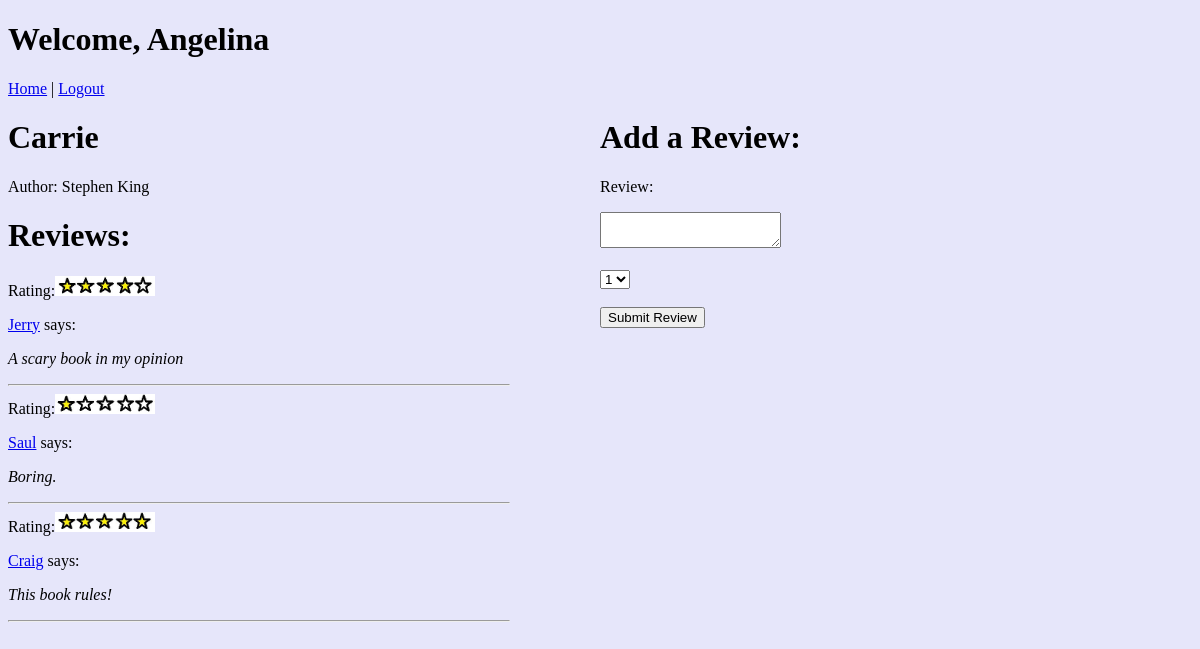
Page /books/19 (signed in) on the committed database.
### dojo_app/models.py (models this page shows)
class User(models.Model):
    first_name = models.CharField(max_length=255)
    alias = models.CharField(max_length=255)
    email = models.EmailField(max_length=255)
    password = models.CharField(max_length=255)
    updated_at = models.DateTimeField(auto_now=True)
    created_at = models.DateTimeField(auto_now_add = True)
    objects = UserManager()

class Book(models.Model):
    title = models.CharField(max_length= 255)
    author = models.CharField(max_length=255)
    created_at = models.DateTimeField(auto_now_add=True)
    updated_at = models.DateTimeField(auto_now=True)
    objects = BookManager()

class Review(models.Model):
    user = models.ForeignKey(User, related_name="reviews", on_delete = models.CASCADE)
    book = models.ForeignKey(Book, related_name="book_reviews", on_delete = models.CASCADE)
    review = models.TextField()
    rating = models.CharField(max_length=10)
    created_at = models.DateTimeField(auto_now_add = True)
    updated_at = models.DateTimeField(auto_now=True)
    objects = ReviewManager()

### dojo_app/views.py (the view)
# urls.py: path('books/<int:id>', views.new_review), #add parameter id
def new_review(request, id):
    if 'user_id' not in request.session:
        return redirect('/')
    this_user = User.objects.filter(id = request.session['user_id'])
    clicked_book = Book.objects.get(id=id)
    all_books = Book.objects.all()
    all_users= User.objects.all()
    context = {
        "current_user" : this_user[0], #grabs from session rather than database to prevent refreshing into login
        "all_users": all_users,
        "clicked_book": clicked_book,
        "all_books": all_books,
        }
    return render(request, "view_and_review.html", context)

### dojo_app/templates/view_and_review.html (shortened to what this page needs)
<!DOCTYPE html>
<html lang = "en">
<head>
    {% load static %}
    <link rel="stylesheet" href="{% static 'background-color.css' %}">
</head>
<body>
    {% load staticfiles %}
    <header id="add-header">
        <h1 id="welcome-add">Welcome, {{ current_user.first_name }}</h1>
        <a id = "" href="/books">Home</a> | <a id = "logout-add" href="/logout">Logout</a>
    </header>
    <div id="all-user-reviews-container">
        <div id="current-book-reviews">
            <h1>{{ clicked_book.title }}</h1>
            <p>Author: {{ clicked_book.author }}</p>
            <h1>Reviews:</h1>
            {% for book in all_books %}
                {% if book.title == clicked_book.title %}
                    {% for review in book.book_reviews.all %}
                            {% if review.rating == "5" %}
                                Rating:<img src="{% static 'five-stars.jpg' %}" alt="5-star" class="image">
                            {% elif review.rating == "4" %}
                                Rating:<img src="{% static 'four-stars.jpg' %}" alt="4-star" class="image">
                            {% elif review.rating == "3" %}
                                Rating:<img src="{% static 'three-stars.jpg' %}" alt="3-star" class="image">
                            {% elif review.rating == "2" %}
                                Rating:<img src="{% static 'two-stars.jpg' %}" alt="2-star" class="image">
                            {% elif review.rating == "1" %}
                                Rating:<img src="{% static 'one-star.jpg' %}" alt="1-star" class="image">
                            {% endif %}
                        <p><a href = "/users/{{ review.user.id }}">{{ review.user.first_name }}</a> says: </p>
                        <p class="italics">{{  review.review }} </p>
                        <hr>
                    {% endfor %}
                {% endif %}
            {% endfor %}
        </div>
        <div id="new-review">
            <h1>Add a Review:</h1>
            <form action="/check_new_review/{{ clicked_book.id }}" method='POST' id="add-form">
                <p id = "review">Review:</p>
                <textarea name="review"></textarea>
                <br><br>
                <select name= "rating">
                    <option value="1">1</option>
                </select>
                <br><br>
                <input type="submit" value="Submit Review" id = "button">
            </form>
        </div>
    </div>
    <br><br>
</body>
</html>

### dojo_app/static/background-color.css (style rules this page uses)
body { background-color: lavender; }
#all-user-reviews-container { display: flex; }
#current-book-reviews { flex: 1; }
#new-review { flex:1; }
hr { margin-left: 0px; padding-left: 0px; width: 500px; }
.italics { font-style: italic; }
.image { width: 100px; height: 20px; }

### rows in the picture
User: first_name "Angelina"
Book: title "Carrie", author "Stephen King"
Review: user.first_name "Jerry", review "A scary book in my opinion"
Review: user.first_name "Saul", review "Boring."
Review: user.first_name "Craig", review "This book rules!"
